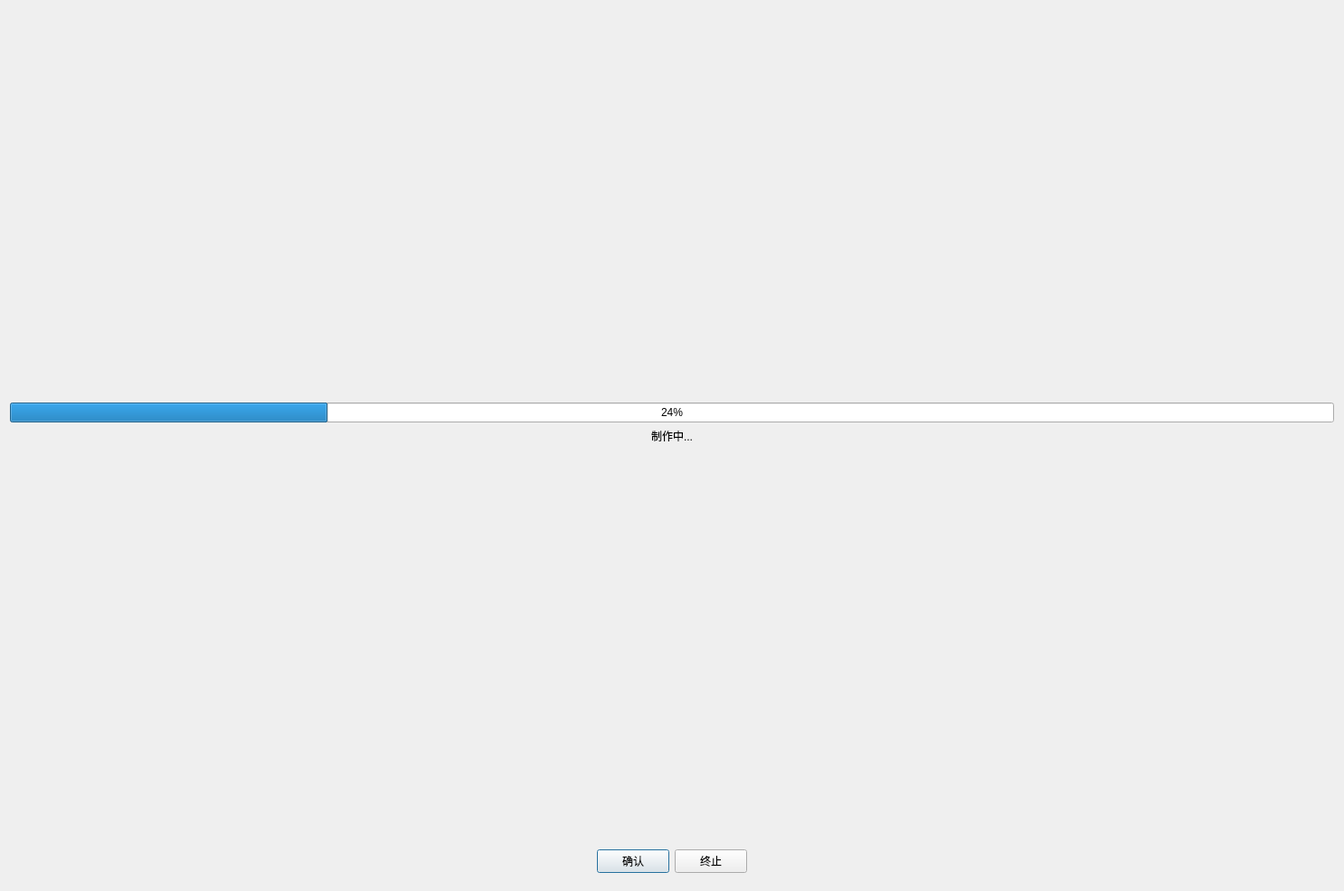
<?xml version="1.0" encoding="UTF-8"?>
<ui version="4.0">
 <class>DlgArchiveProcess</class>
 <widget class="QDialog" name="DlgArchiveProcess">
  <property name="geometry">
   <rect>
    <x>0</x>
    <y>0</y>
    <width>1486</width>
    <height>985</height>
   </rect>
  </property>
  <property name="windowTitle">
   <string/>
  </property>
  <layout class="QVBoxLayout" name="verticalLayout_2" stretch="10">
   <item>
    <layout class="QVBoxLayout" name="verticalLayout" stretch="0,0,0,0,0">
     <item>
      <spacer name="verticalSpacer_2">
       <property name="orientation">
        <enum>Qt::Vertical</enum>
       </property>
       <property name="sizeHint" stdset="0">
        <size>
         <width>20</width>
         <height>40</height>
        </size>
       </property>
      </spacer>
     </item>
     <item>
      <widget class="QProgressBar" name="progressBar">
       <property name="value">
        <number>24</number>
       </property>
      </widget>
     </item>
     <item>
      <widget class="QLabel" name="label">
       <property name="text">
        <string>制作中...</string>
       </property>
       <property name="alignment">
        <set>Qt::AlignCenter</set>
       </property>
      </widget>
     </item>
     <item>
      <spacer name="verticalSpacer">
       <property name="orientation">
        <enum>Qt::Vertical</enum>
       </property>
       <property name="sizeHint" stdset="0">
        <size>
         <width>20</width>
         <height>40</height>
        </size>
       </property>
      </spacer>
     </item>
     <item>
      <widget class="QWidget" name="widget" native="true">
       <layout class="QHBoxLayout" name="horizontalLayout">
        <item>
         <spacer name="horizontalSpacer">
          <property name="orientation">
           <enum>Qt::Horizontal</enum>
          </property>
          <property name="sizeHint" stdset="0">
           <size>
            <width>130</width>
            <height>20</height>
           </size>
          </property>
         </spacer>
        </item>
        <item>
         <widget class="QPushButton" name="okBtn">
          <property name="text">
           <string>确认</string>
          </property>
         </widget>
        </item>
        <item>
         <widget class="QPushButton" name="cancelBtn">
          <property name="text">
           <string>终止</string>
          </property>
         </widget>
        </item>
        <item>
         <spacer name="horizontalSpacer_2">
          <property name="orientation">
           <enum>Qt::Horizontal</enum>
          </property>
          <property name="sizeHint" stdset="0">
           <size>
            <width>130</width>
            <height>20</height>
           </size>
          </property>
         </spacer>
        </item>
       </layout>
      </widget>
     </item>
    </layout>
   </item>
  </layout>
 </widget>
 <resources/>
 <connections/>
</ui>
